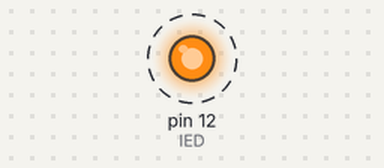
Simulated run of this sketch. Board: Arduino Uno, built with avr-gcc and run on an emulated ATmega328P. On the bench: output pins drawn as LEDs (lit = HIGH). Dashed ring = blinking.

Above: at 1.0 s.
Timing chart, 0 to 5.2 s (numbered marks = the images above):
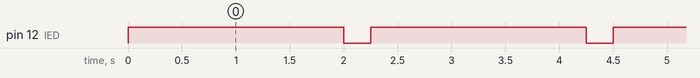

The sketch:

sketch.ino
```cpp
const int IED = 12; // رقم المنفذ الذي يتصل به الـ LED

void setup() {
  pinMode(IED, OUTPUT); // ضبط المنفذ كمخرج
}

void loop() {
  digitalWrite(IED, HIGH); // تشغيل الـ LED
  delay(2000);                 // الانتظار لمدة 250 مللي ثانية
  digitalWrite(IED, LOW);  // إطفاء الـ LED
  delay(250);                 // الانتظار لمدة 250 مللي ثانية
}
```

Measured:
- by itself, pin 12 (IED): alternates HIGH for 2.0 s and LOW for 0.25 s
